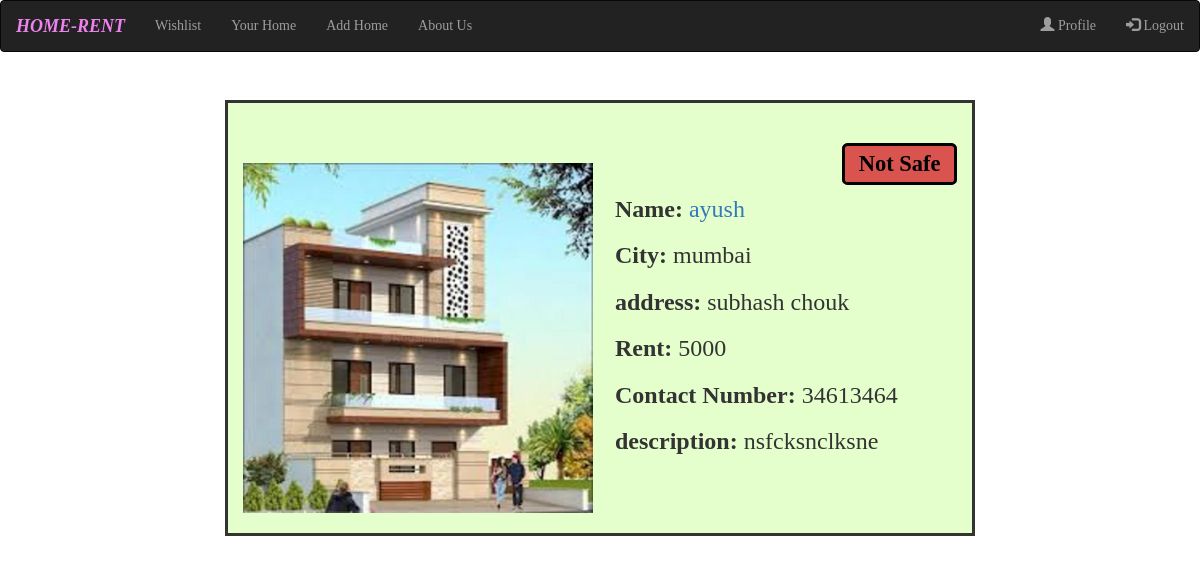
/3/, run on an earlier commit of the app's database.
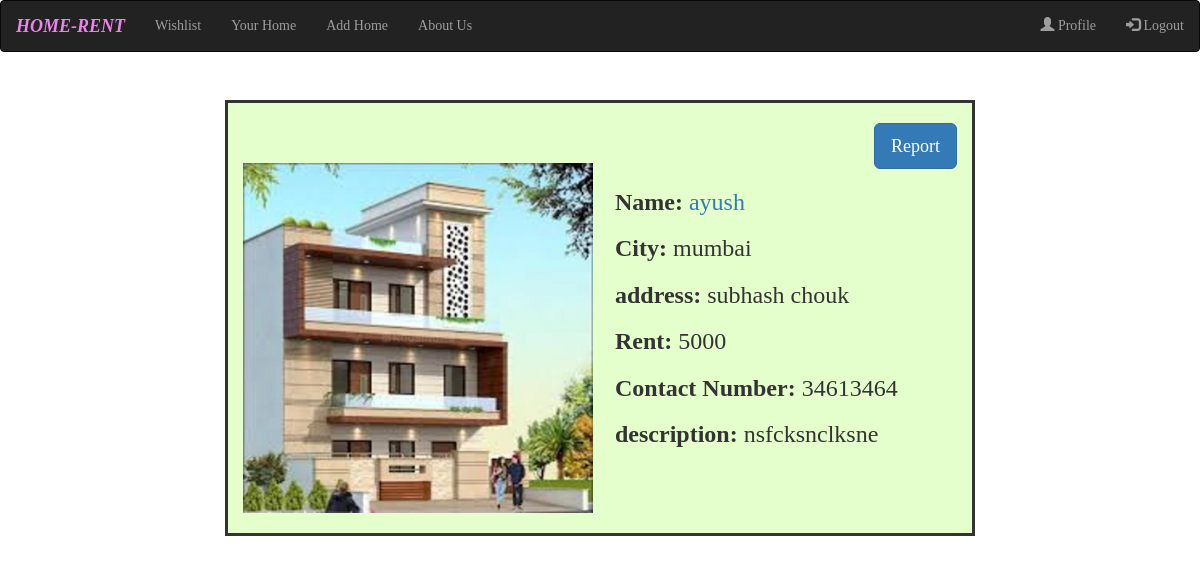
And on a later commit of the database.
### homeapp/views.py (the view)
# urls.py: path("<int:home_id>/", views.category_home, name='category_home'),
def category_home(request,home_id):
    home_card = Item.objects.get(id=home_id)
    return render(request,'home_card.html',{'home_card':home_card})

### templates/home_card.html (shortened to what this page needs)
{% extends 'base.html' %}
{% load static %}
{% block body %}
<div class="col" style="margin: 4% 20%;">
  <div class="row" style="border-style: solid; padding: 20px 0; background-color: #e5ffcc;">
    <div class="col-xs-12 col-sm-12 col-md-12 col-lg-6" style="margin-top: 40px;">
      <img src="{{home_card.picture.url}}" alt="No Image"style="width:350px; height:350px;">
    </div>
    <div class="col-xs-12 col-sm-12 col-md-12 col-lg-6 abc">
      {% if home_card.report == 2 %}
      <h2 style="text-align: right;"><span class="label label-danger" style=" border-style: solid; color:black">Not Safe</span></h2>
      {% else %}
      <a href="/report/{{home_card.id}}/">
        <p style="text-align: right; font-family: 'Times New Roman', Times, serif;"><button type="button" class="btn btn-primary btn-lg">Report</button></p>
      </a>
      {% endif %}
      <h3><b>Name:</b> <a href="/profile/{{home_card.user.id}}/">{{home_card.user.username}}</a></h3>
      <h3><b>City:</b> {{home_card.city}}</h3>
      <h3><b>address:</b> {{home_card.address}}</h3>
      <h3><b>Rent:</b> {{home_card.rent}}</h3>
      <h3><b>Contact Number:</b> {{home_card.number}}</h3>
      <h3><b>description:</b> {{home_card.description}}</h3>
    </div>
  </div>
  <br><br>
</div>
{% endblock body %}

What changed in the data, as far as the page shows it:
changed Item "mumbai": report 2 → 0 (drawn)
Also different on the page:
text no longer shown: "Not Safe"
text now shown: "Report"
